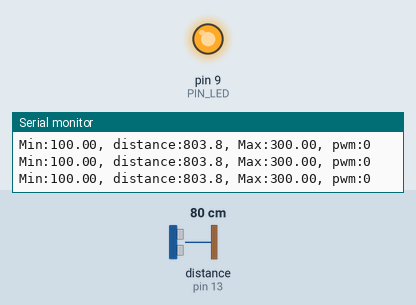
Recording of a sketch running on a simulated Arduino Uno, built with avr-gcc and run on an emulated ATmega328P. Parts: output pins drawn as LEDs (lit = HIGH), the last lines printed to the serial monitor. Wiring (inferred from the names in the program): ultrasonic range finder: trigger pin 12; echo pin 13. Dashed ring = blinking. Inputs (shaded band) come from the test bench; at power-on: distance to the obstacle (sensor on pin 13) 80 cm. The echo pulse lasts 58.3 µs per cm; pins used as bus, display or sensor lines are not drawn.

Above: at 1.2 s.
1.3 s: distance to the obstacle (sensor on pin 13) set to 18 cm
At 2.4 s:
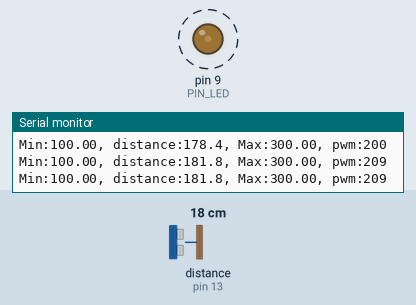
4.3 s: distance to the obstacle (sensor on pin 13) set to 299 cm
Timing chart, 0 to 7.3 s (numbered marks = the images above; inputs shaded):
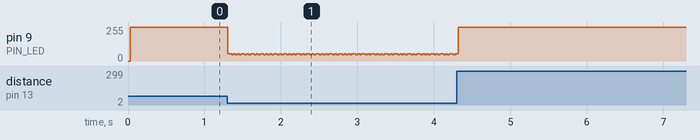

The sketch:

08P07.ino
```cpp
// Arduino pin assignment
#define PIN_LED   9        // 반드시 PWM 핀
#define PIN_TRIG  12       // sonar TRIGGER
#define PIN_ECHO  13       // sonar ECHO

// configurable parameters
#define SND_VEL         346.0     // m/s @24°C
#define INTERVAL        25        // sampling interval [ms]
#define PULSE_DURATION  10        // trigger pulse [us]
#define _DIST_MIN       100.0     // min distance [mm]
#define _DIST_MAX       300.0     // max distance [mm]

// echo timeout (us) — 여유있게 설정
#define TIMEOUT   ((unsigned long)(INTERVAL) * 1000UL)
#define SCALE     (0.001 * 0.5 * SND_VEL)  // duration(us) → distance(mm)

unsigned long last_sampling_time = 0;   // [ms]

// ---- forward decl
float USS_measure(int TRIG, int ECHO);

// LED 극성: 액티브-로우(LOW=ON)이면 true, 일반이면 false
const bool INVERT_LED = true;   // 필요에 따라 false로

// PWM 출력 어댑터: 극성 자동 반전
static inline void writePWM(uint8_t val) {
  analogWrite(PIN_LED, INVERT_LED ? (uint8_t)(255 - val) : val);
}

void setup() {
  pinMode(PIN_LED,  OUTPUT);
  pinMode(PIN_TRIG, OUTPUT);
  pinMode(PIN_ECHO, INPUT);
  digitalWrite(PIN_TRIG, LOW);

  Serial.begin(115200);
  last_sampling_time = millis();
}


void loop() {
  if (millis() - last_sampling_time < INTERVAL) return;
  last_sampling_time += INTERVAL;

  float distance = USS_measure(PIN_TRIG, PIN_ECHO);

  // 100~300mm에서 200mm가 최대 밝기
  uint8_t pwm = 0;
  if (distance >= _DIST_MIN && distance <= _DIST_MAX) {
    float amp = (distance <= 200.0f)
                ? (distance - 100.0f) / 100.0f      // 100→0, 200→1
                : (300.0f - distance) / 100.0f;     // 200→1, 300→0
    if (amp < 0) amp = 0;
    if (amp > 1) amp = 1;
    pwm = (uint8_t)(amp * 255.0f + 0.5f);
  } else {
    pwm = 0;
  }
//  writePWM(pwm);
  Serial.print("Min:");       Serial.print(_DIST_MIN);
  Serial.print(", distance:");Serial.print(distance, 1);
  Serial.print(", Max:");     Serial.print(_DIST_MAX);
  Serial.print(", pwm:");     Serial.println(pwm);

  analogWrite(PIN_LED, INVERT_LED ? (uint8_t)(255 - pwm) : pwm);

  // 로그
  Serial.print("Min:");       Serial.print(_DIST_MIN);
  Serial.print(", distance:");Serial.print(distance, 1);
  Serial.print(", Max:");     Serial.print(_DIST_MAX);
  Serial.print(", pwm:");     Serial.println(pwm);

}

// 초음파 거리(mm) 측정
float USS_measure(int TRIG, int ECHO) {
  // 트리거 펄스
  digitalWrite(TRIG, HIGH);
  delayMicroseconds(PULSE_DURATION);
  digitalWrite(TRIG, LOW);

  // 왕복 시간(us) 측정 (타임아웃 포함)
  unsigned long dur = pulseIn(ECHO, HIGH, TIMEOUT);
  if (dur == 0UL) return 0.0;  // 타임아웃 시 0 반환

  // 거리(mm) = dur(us) * SCALE
  return (float)dur * (float)SCALE;
}
```

Measured:
- after the input at 1.3 s, pin 9 (PIN_LED): alternates 55/255 for 0.03 s and 46/255 for 0.02 s, starting at once
